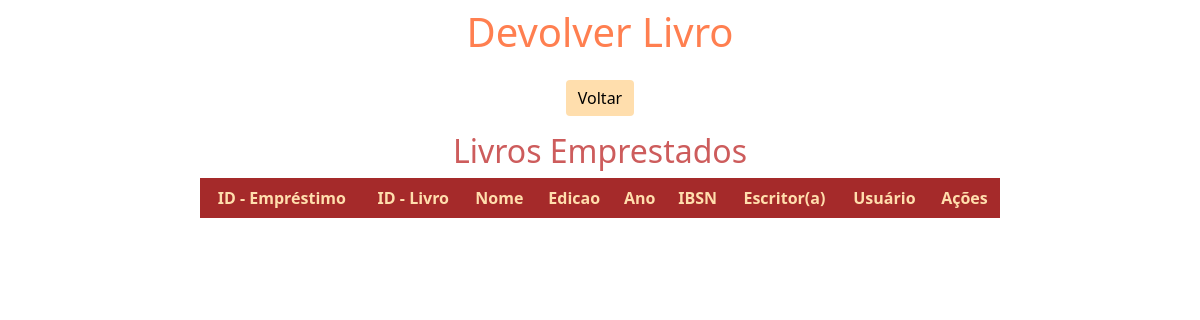
Before: /devolver/ with the older database file.
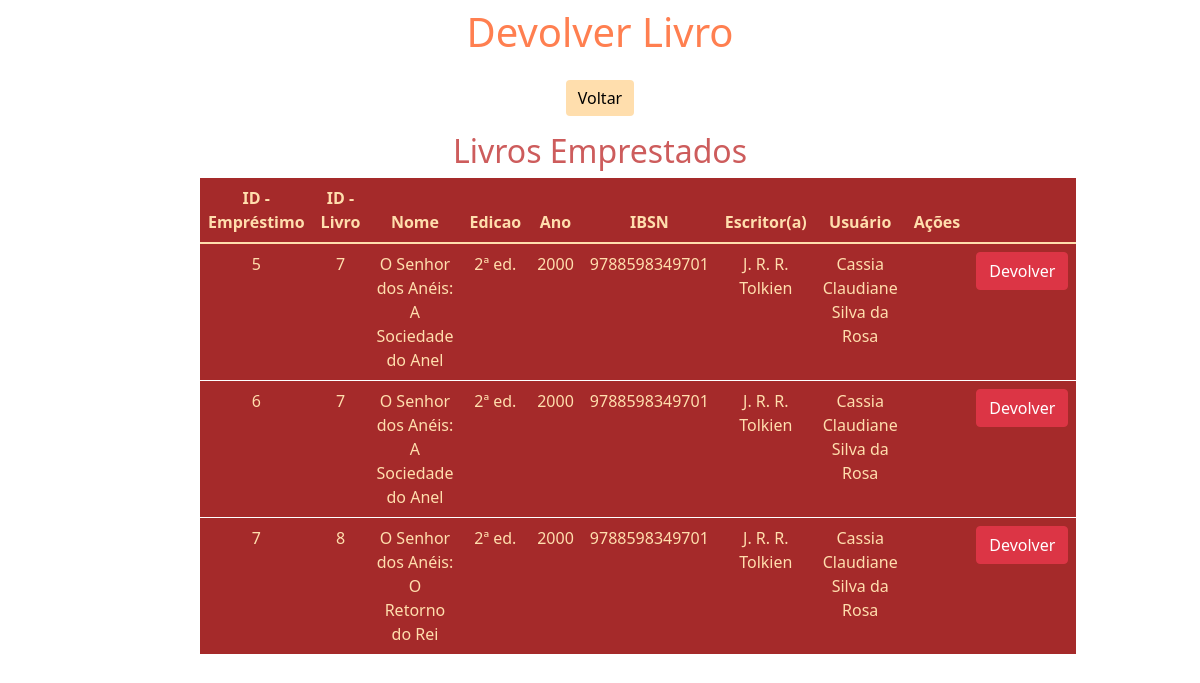
After: the same page with the newer database file.
### app/models.py (models this page shows)
class Emprestimo(models.Model):
    livro = ForeignKey(Livro, on_delete=CASCADE, null=True)
    usuario = ForeignKey(Usuario, on_delete=CASCADE, null=True)
    data = models.DateTimeField(auto_now=True, blank=True)

class Livro(models.Model):
    nome = models.CharField(max_length=50)
    edicao = models.CharField(max_length=30)
    ano = models.IntegerField()
    ibsn = models.CharField(max_length=13)
    escritor = models.ForeignKey(Escritor, on_delete=CASCADE, null=True)
    estante = models.ForeignKey(Estante, on_delete=CASCADE, null=True)

class Escritor(models.Model):
    nome = models.CharField(max_length=50)
    area_atuacao = models.CharField(max_length=50)

class Usuario(models.Model):
    nome = models.CharField(max_length=50)

### app/views.py (the view)
# urls.py: path('devolver/', devolver, name='devolver'),
def devolver(request):
    data = {}
    data['db'] = Emprestimo.objects.all()
    return render(request, 'devolver.html', data)

### app/templates/devolver.html (shortened to what this page needs)
<!DOCTYPE html>
<html lang="pt-br">
    <head>
        <link rel="stylesheet" href="https://cdn.jsdelivr.net/npm/bootstrap@5.1.3/dist/css/bootstrap.min.css" rel="stylesheet">
    </head>
    <body>
        <div class="col-8 m-auto pt-2 pb-2 text-center">
            <h1 style="color: coral;">
                Devolver Livro
            </h1>
        </div>
        <div class="col-8 m-auto pt-2 pb-2 text-center">
            <a href="/" class="btn btn-info" style="background-color: navajowhite; border: white;">
                Voltar
            </a>
        </div>
        <div class="col-8 m-auto pt-2 pb-2 text-center">
            <table class="table" style="background-color: brown; color: navajowhite; border: white;">
                <h2 style="color: indianred;">Livros Emprestados</h2>
                <thead>
                  <tr>
                    <th scope="col">ID - Empréstimo </th>
                    <th scope="col">ID - Livro </th>
                    <th scope="col">Nome</th>
                    <th scope="col">Edicao</th>
                    <th scope="col">Ano</th>
                    <th scope="col">IBSN</th>
                    <th scope="col">Escritor(a)</th>
                    <th scope="col">Usuário </th>
                    <th scope="col">Ações</th>
                  </tr>
                </thead>
                <tbody>
                    {% for dbs in db %}
                    <tr>
                        <td>{{dbs.id}}</td>
                        <td>{{dbs.livro.id}}</td>
                        <td>{{dbs.livro.nome}}</td>
                        <td>{{dbs.livro.edicao}}</td>
                        <td>{{dbs.livro.ano}}</td>
                        <td>{{dbs.livro.ibsn}}</td>
                        <td>{{dbs.livro.escritor.nome}}</td>
                        <td>{{dbs.usuario.nome}}</td>
                        <td>{{dbs.estante.categoria}}</td>
                        <td>
                            <a href="/devolucao/{{dbs.id}}" class="btn btn-danger">Devolver</a>
                        </td>
                      </tr>
                    {%endfor%}
            </table>
        </div>
    </body>
</html>

Changed rows visible on the page:
added Emprestimo: id "5", livro.id "7", livro.nome "O Senhor dos Anéis: A Sociedade do Anel", livro.edicao "2ª ed.", livro.ano "2000", livro.ibsn "9788598349701", livro.escritor.nome "J. R. R. Tolkien", usuario.nome "Cassia Claudiane Silva da Rosa"
added Emprestimo: id "6", livro.id "7", livro.nome "O Senhor dos Anéis: A Sociedade do Anel", livro.edicao "2ª ed.", livro.ano "2000", livro.ibsn "9788598349701", livro.escritor.nome "J. R. R. Tolkien", usuario.nome "Cassia Claudiane Silva da Rosa"
added Emprestimo: id "7", livro.id "8", livro.nome "O Senhor dos Anéis: O Retorno do Rei", livro.edicao "2ª ed.", livro.ano "2000", livro.ibsn "9788598349701", livro.escritor.nome "J. R. R. Tolkien", usuario.nome "Cassia Claudiane Silva da Rosa"
